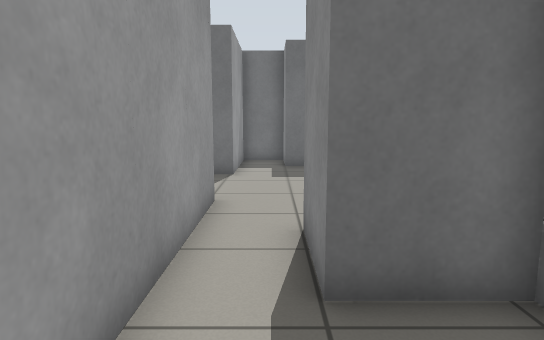
view 1 (above)

12 first-person views from a walk through a world built for the Gazebo simulator. The camera is 0.94 m above the floor, tilts 8° down and sees 75° across. The floor is counted in squares, 0.5 m on a side. Each view is taken from the middle of a square. On the plan, view 1 faces up. The plan holds only what a view shows up to about 18 squares ahead; the rest is blank.

view 2
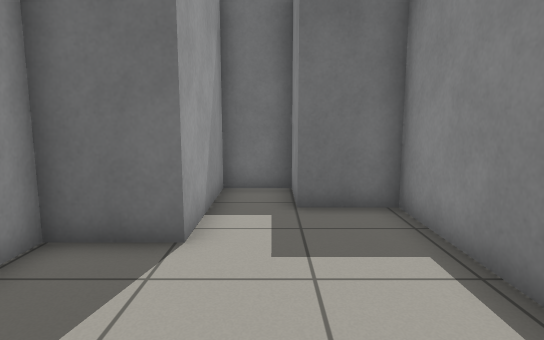

view 3
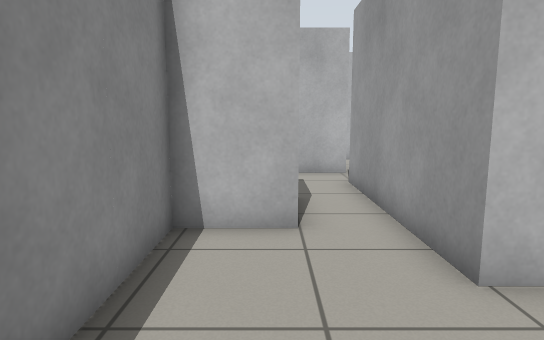

view 4
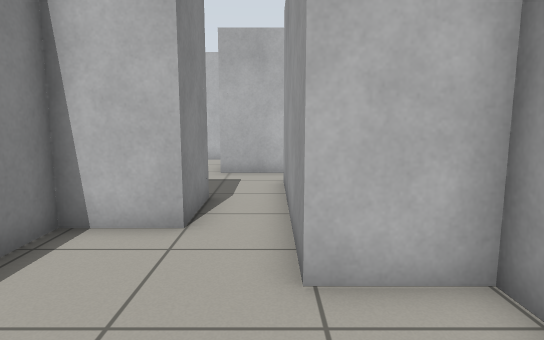

view 5
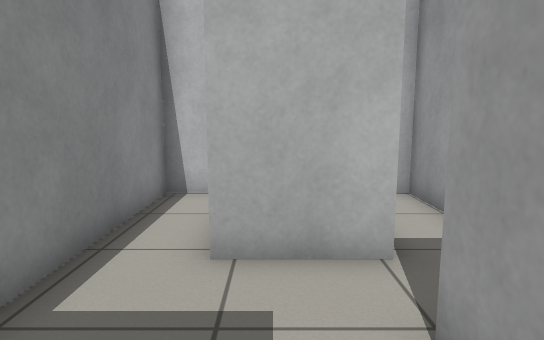

view 6
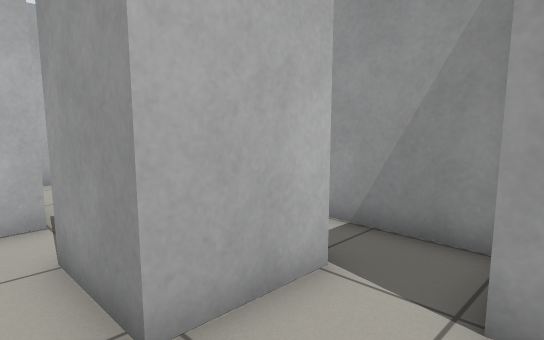

view 7
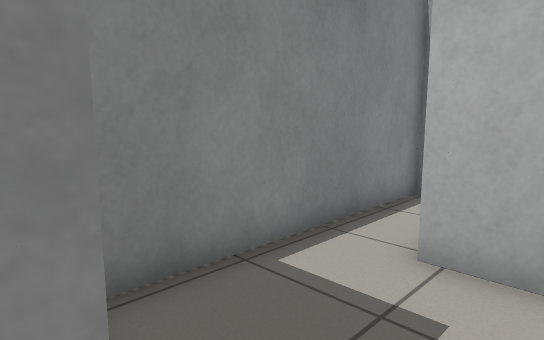

view 8
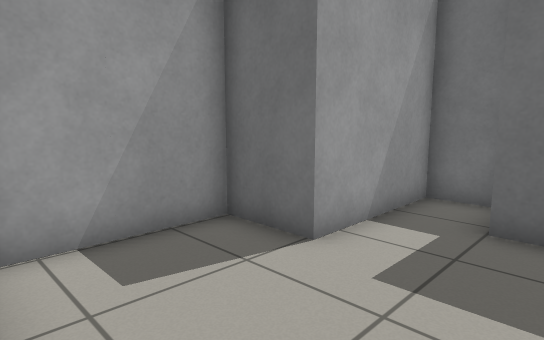

view 9
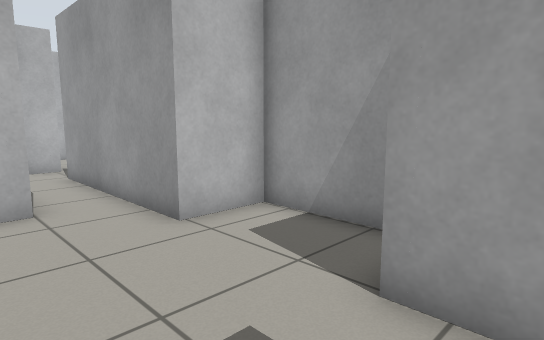

view 10
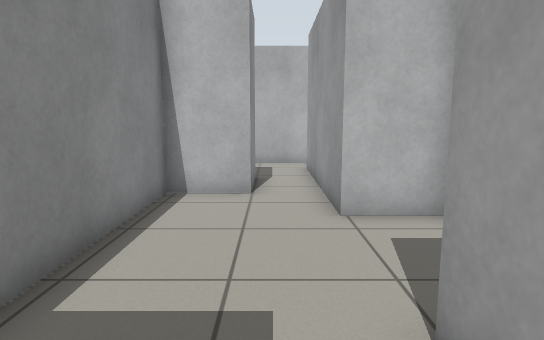

view 11
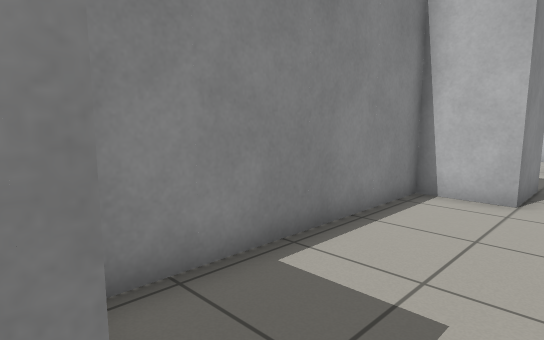

view 12
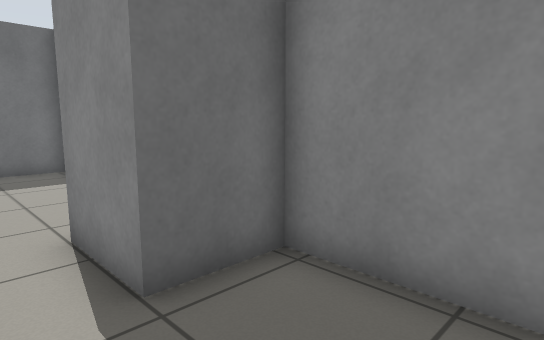

### Floor plan
Points are (right, up) in squares from view 1. A wall is a line through its corners. A room is listed if a view was taken in it or the views show most of it. See-through windows are left out.
Room 1 (views 1, 2, 3, 4, 5, 7, 8, 9, 10, 11, 12)
walls: (1.5, 3.5) (0.5, 3.5) (0.5, 6) (2.7, 6) (2.7, 14.5) (0.5, 14.5) (0.5, 16.7) (-1.4, 16.7) (-1.4, 12.3) (-3.6, 12.3) (-3.6, 8.2) (-1.4, 8.2) (-1.4, 1.2); (-3.6, 0.9) (-3.6, -5) (-2.5, -5); (-1.8, -0.6) (0.8, -0.6)
ways out: opening at (1, 1.5) to room 2
Room 2 (view 6)
walls: (0.8, -0.6) (0.8, -3.1); (1.5, -5) (2.7, -5) (2.7, 3.5) (1.5, 3.5)
ways out: opening at (1, 1.5) to room 1; opening at (1, -4)

Positions as (right, up) in squares from view 1, and headings:
1: (0, 0), facing up
2: (0, 7), facing up
3: (1, 12), facing down
4: (-1, 12), facing down
5: (0, 4), facing down
6: (2, 2), facing down-left
7: (-1, 4), facing down-right
8: (2, 8), facing up-left
9: (2, 14), facing down-left
10: (0, 15), facing down
11: (-1, 15), facing down-right
12: (-1, 0), facing up-right
